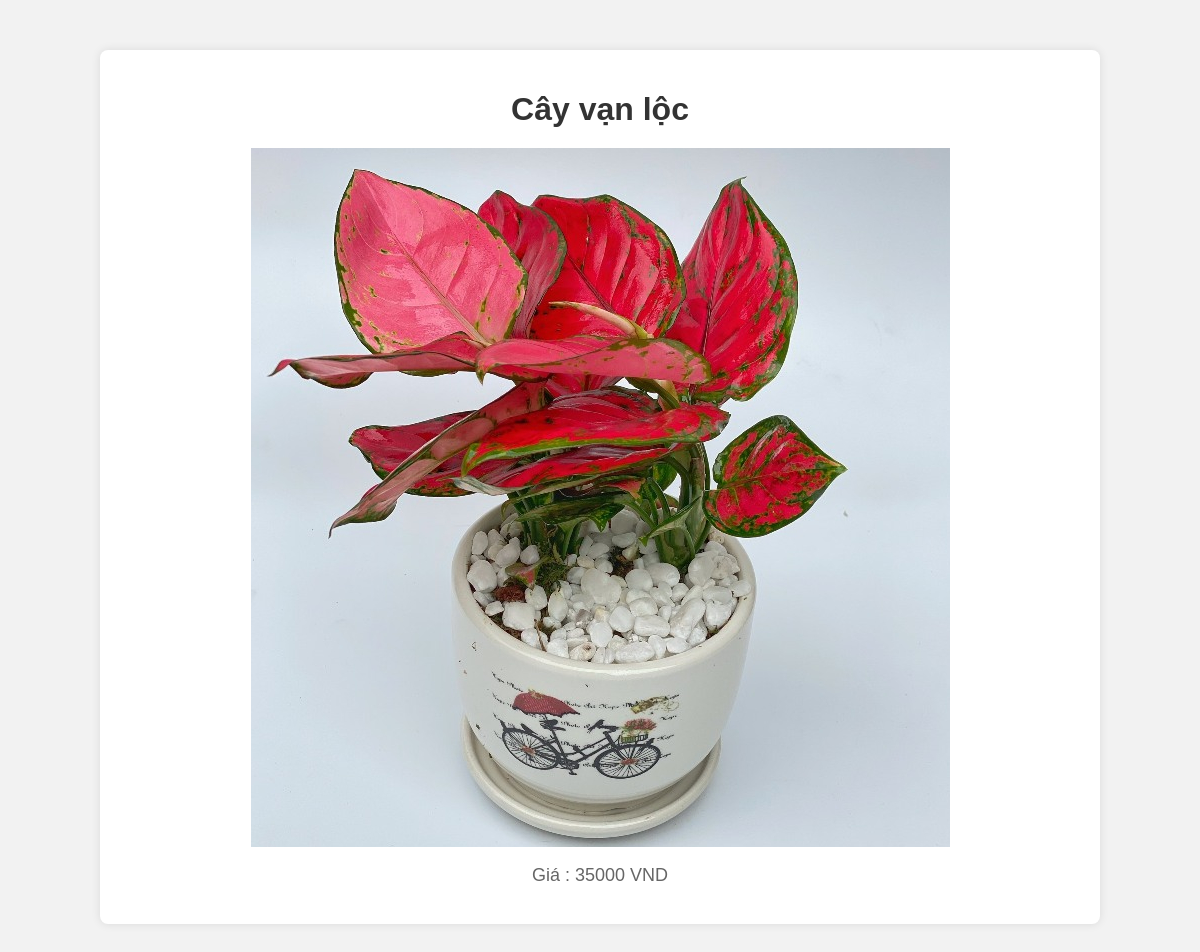
Screenshot of /detail_product.php?id=3 with the database file from the repository.
### tables this page shows
CREATE TABLE `products` (
  `id` int NOT NULL,
  `name` varchar(50) NOT NULL,
  `price` float NOT NULL,
  `image` varchar(500) NOT NULL,
  `id_classify` int NOT NULL
);

### detail_product.php (the view, shortened to what this page needs)
<!DOCTYPE html>
<html lang="en">
<head>
</head>
<body>
    <?php
    require_once 'admin/connect.php';
    $id = $_GET['id'];
    $sql = "select * from products where id ='$id'";
    $result = mysqli_query($connect,$sql);
    $each = mysqli_fetch_array($result);
    ?>
    <div id="middle">
        <h1>
            <?php  echo $each['name']?>
        </h1>
        <img src="admin/images/<?php echo $each['image'] ?>" alt="">
        <p> Giá : <?php echo $each['price'] ?> VND</p>
    </div>
</body>
</html>

### detail_product.php (style rules this page uses)
body { font-family: Arial, sans-serif; margin: 0; padding: 0; background-color: #f2f2f2; }
#middle { width: 80%; margin: 50px auto; background-color: #fff; padding: 20px; border-radius: 8px; box-shadow: 0 0 10px rgba(0, 0, 0, 0.1); }
h1 { color: #333; text-align: center; margin-bottom: 20px; }
img { display: block; margin: 0 auto; max-width: 100%; height: auto; }
p { color: #666; text-align: center; font-size: 18px; }

### rows the page displays
products: name "Cây vạn lộc", image (picture), price "35000"
